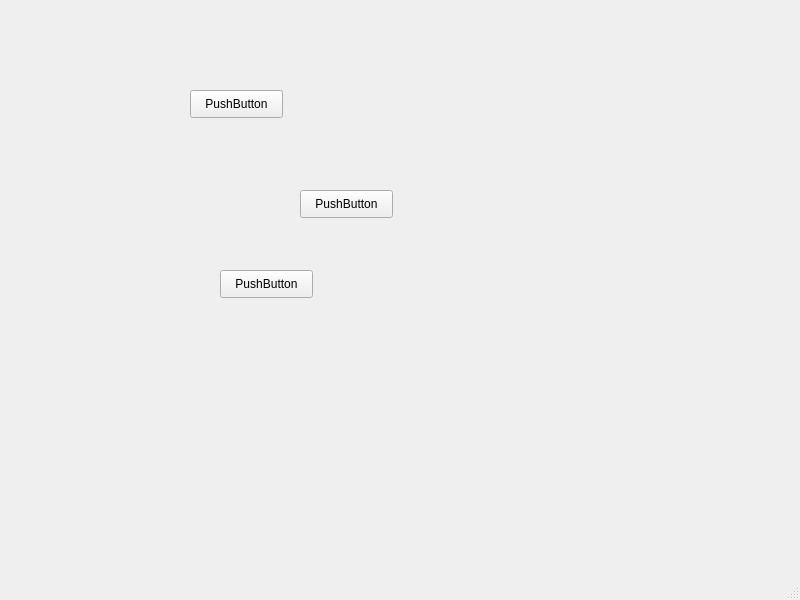
<?xml version="1.0" encoding="UTF-8"?>
<ui version="4.0">
 <class>MainWindow</class>
 <widget class="QMainWindow" name="MainWindow">
  <property name="geometry">
   <rect>
    <x>0</x>
    <y>0</y>
    <width>800</width>
    <height>600</height>
   </rect>
  </property>
  <property name="windowTitle">
   <string>MainWindow</string>
  </property>
  <widget class="QWidget" name="centralwidget">
   <widget class="QPushButton" name="pushButton">
    <property name="geometry">
     <rect>
      <x>190</x>
      <y>90</y>
      <width>93</width>
      <height>28</height>
     </rect>
    </property>
    <property name="text">
     <string>PushButton</string>
    </property>
   </widget>
   <widget class="QPushButton" name="pushButton_2">
    <property name="geometry">
     <rect>
      <x>300</x>
      <y>190</y>
      <width>93</width>
      <height>28</height>
     </rect>
    </property>
    <property name="text">
     <string>PushButton</string>
    </property>
   </widget>
   <widget class="QPushButton" name="pushButton_3">
    <property name="geometry">
     <rect>
      <x>220</x>
      <y>270</y>
      <width>93</width>
      <height>28</height>
     </rect>
    </property>
    <property name="text">
     <string>PushButton</string>
    </property>
   </widget>
  </widget>
  <widget class="QStatusBar" name="statusbar"/>
 </widget>
 <resources/>
 <connections/>
</ui>
